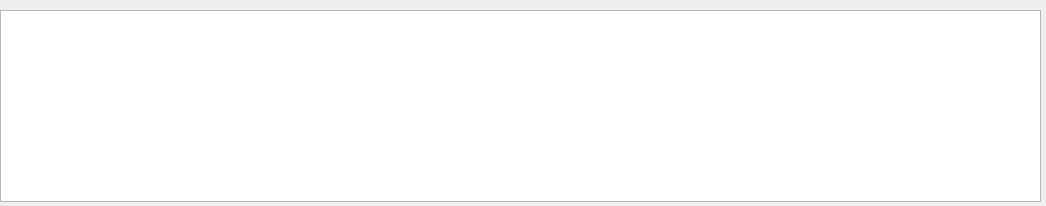
<?xml version="1.0" encoding="UTF-8"?>
<ui version="4.0">
 <class>MainWindow</class>
 <widget class="QMainWindow" name="MainWindow">
  <property name="geometry">
   <rect>
    <x>0</x>
    <y>0</y>
    <width>1046</width>
    <height>206</height>
   </rect>
  </property>
  <property name="windowTitle">
   <string>Эспрессо</string>
  </property>
  <widget class="QWidget" name="centralwidget">
   <widget class="QTableWidget" name="result">
    <property name="geometry">
     <rect>
      <x>0</x>
      <y>10</y>
      <width>1041</width>
      <height>192</height>
     </rect>
    </property>
   </widget>
  </widget>
 </widget>
 <resources/>
 <connections/>
</ui>
